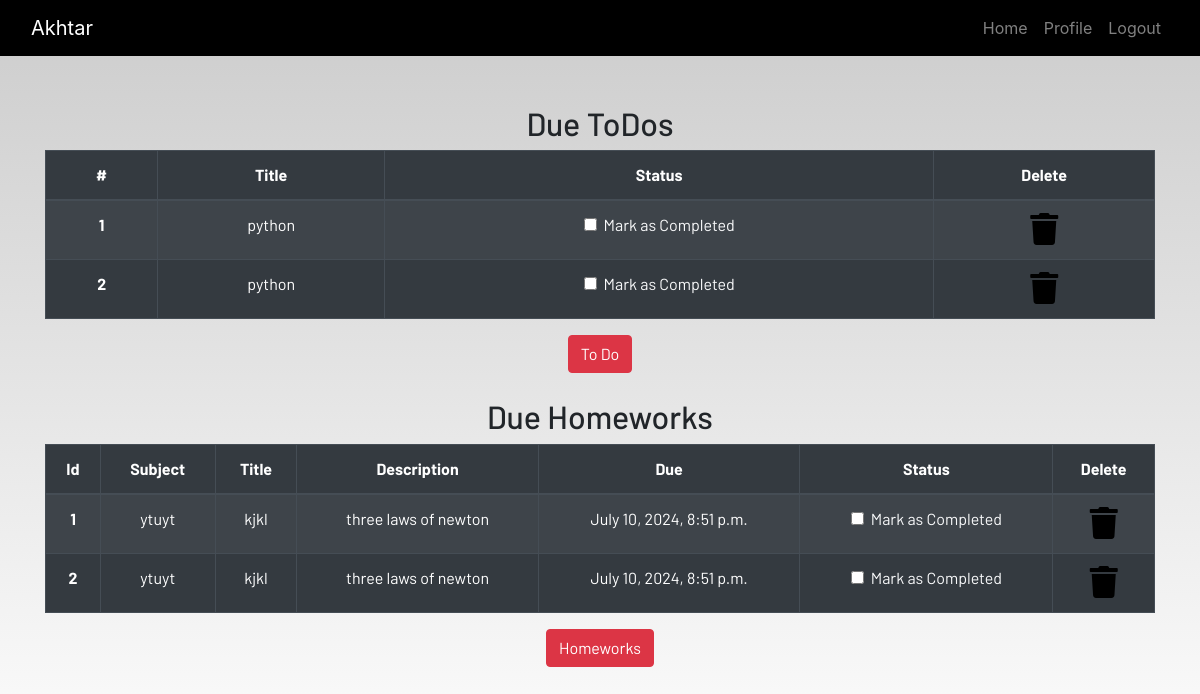
/profile/ (signed in), run on the app's committed database.
### dash/models.py (models this page shows)
class Todo(models.Model):
    user=models.ForeignKey(User,on_delete=models.CASCADE)
    title=models.CharField(max_length=128)
    status=models.BooleanField(default=False)
    class Meta:
        verbose_name="todo"
        verbose_name_plural="todo"

class Homework(models.Model):
    user=models.ForeignKey(User, on_delete=models.CASCADE)
    subject=models.CharField(max_length=28)
    title=models.CharField(max_length=128)
    discription=models.CharField(max_length=128)
    due=models.DateTimeField(auto_now_add=True)
    status=models.BooleanField(default=False)

### dash/views.py (the view)
# urls.py: path('profile/', views.profile,name='profile'),
def profile(request):
    list=Todo.objects.filter(user=request.user)
    if len(list) == 0:
        todo_done = True
    else:
        todo_done= False
    fm=Homework.objects.filter(user=request.user)
    if len(fm) == 0:
        work_done = True
    else:
        work_done =False
    return  render(request,'dash/profile.html',{'list':list,'todo_done':todo_done,'fm':fm,'work_done':work_done})

### dash/templates/dash/profile.html
{% extends 'dash/base.html' %} {% load static %} {% block content %}
<section class="text-center">
    <div class="container">
        {% if not todo_done %}
        <h2>Due ToDos</h2>
        <table class="table table-striped table-bordered table-hover table-dark">
            <thead>
                <tr>
                    <th scope="col">#</th>
                    <th scope="col">Title</th>
                    <th scope="col">Status</th>
                    <th scope="col">Delete</th>
                </tr>
            </thead>
            <tbody>
                {% for l in list %}
                <tr>
                    <th scope="row">{{forloop.counter}}</th>
                    <td>{{l.title}}</td>
                    <td>
                        <a href="#">
                            <div class="form-check">
                                {% if l.status == True %}
                                <input class="form-check-input" type="checkbox" value="" checked />
                                {% else %}
                                <input class="form-check-input" type="checkbox" value="" />
                                {% endif %}
                                <label class="form-check-label text-light" for="flexCheckDefault">
                                    Mark as Completed
                                </label>
                            </div>
                        </a>
                    </td>
                    <td>
                        <a href="#"><i class="fa fa-trash fa-2x"></i></a>
                    </td>
                </tr>
                {% endfor %}
            </tbody>
        </table>
        {% else %}
        <h4>All To dos are completed!!!!</h4>
        {% endif %}
        <a href="{% url 'todo' %}" class="btn btn-danger">To Do</a>
        <br /><br />
        {% if not work_done %}
        <h2>Due Homeworks</h2>
        <table class="table table-striped table-bordered table-hover table-dark">
            <thead>
                <tr>
                    <th scope="col">Id</th>
                    <th scope="col">Subject</th>
                    <th scope="col">Title</th>
                    <th scope="col">Description</th>
                    <th scope="col">Due</th>
                    <th scope="col">Status</th>
                    <th scope="col">Delete</th>
                </tr>
            </thead>
            <tbody>
                {% for f in fm %}
                <tr>
                    <th scope="row">{{forloop.counter}}</th>
                    <td>{{f.subject}}</td>
                    <td>{{f.title}}</td>
                    <td>{{f.discription}}</td>
                    <td>{{f.due}}</td>
                    <td>
                        <a href="#">
                            <div class="form-check">
                                {% if f.status == True %}
                                <input class="form-check-input" type="checkbox" value="" checked />
                                {% else %}
                                <input class="form-check-input" type="checkbox" value="" />
                                {% endif %}
                                <label class="form-check-label text-light" for="flexCheckDefault">
                                    Mark as Completed
                                </label>
                            </div>
                        </a>
                    </td>
                    <td>
                        <a href="#"><i class="fa fa-trash fa-2x"></i></a>
                    </td>
                    {% endfor %}
                </tr>
            </tbody>
        </table>
        {% else %}
        <h4>All To homeworks are completed!!!!</h4>
        {% endif %}
        <a href="{% url 'homework' %}" class="btn btn-danger">Homeworks</a>
    </div>
</section>
{% endblock content %}

### dash/templates/dash/base.html (shortened to what this page needs)
<!DOCTYPE html>
{% load static %}
<html lang="en">
<head>
  <link rel="stylesheet" href="https://stackpath.bootstrapcdn.com/bootstrap/4.3.1/css/bootstrap.min.css"
 />
  <link rel="stylesheet" href="https://use.fontawesome.com/releases/v5.7.2/css/all.css"
 />
  <link rel="stylesheet" href="{% static 'css/main.css' %}" />
</head>
<body>
  <header>
    <nav class="navbar navbar-expand-lg navbar-dark bg-dark">
      <div class="container-fluid">
        {% if request.user.is_authenticated %}
        <a class="navbar-brand" href="#"><span class="text-capitalize">{{request.user}}</span></a>
        {% else %}
        <a class="navbar-brand" href="#">Student Study Portal</a>
        {% endif %}
        <div class="collapse navbar-collapse justify-content-end" id="navbarSupportedContent">
          <ul class="navbar-nav mb-2 mb-lg-0">
            {% if not request.user.is_authenticated %}
            <li class="nav-item">
              <a class="nav-link " aria-current="page" href="{% url 'home' %}">Home</a>
            </li>
            <li class="nav-item">
              <a class="nav-link" href="{% url 'login' %}">Login</a>
            </li>
            <li class="nav-item">
              <a class="nav-link" href="{% url 'register' %}">Register</a>
            </li>
            {% else %}
            <li class="nav-item">
              <a class="nav-link " aria-current="page" href="{% url 'home' %}">Home</a>
            </li>
            <li class="nav-item">
              <a class="nav-link" href="{% url 'profile' %}">Profile</a>
            </li>
            <li class="nav-item">
              <a class="nav-link" href="{% url 'logout' %}">Logout</a>
            </li>
            {% endif %}
          </ul>
        </div>
      </div>
    </nav>
  </header>
  <br /><br />
  <main>
    {% block content %}
    {% endblock content %}
  </main>
</body>
</html>

### dash/static/css/main.css (style rules this page uses)
html { scroll-behavior: smooth; height: 100%; width: 100%; }
main { font-family: Barlow, Quicksand, Rubik, sans-serif, serif, 'Times New Roman', Times, serif !important; }
.navbar { background-color: rgb(0, 0, 0) !important; }
a { text-decoration: none !important; color: black; }
html, body { max-width: 100%; overflow-x: hidden; height: 100%; width: 100%; }
body { background: linear-gradient(rgba(0, 0, 0, 0.2), rgba(255, 255, 255, 0.5)); overflow-x: hidden; background-repeat: no-repeat; }
.fa { color: black; }

### data on the page
Todo: title "python"
Todo: title "python"
Homework: subject "ytuyt", title "kjkl", discription "three laws of newton", due "July 10, 2024, 8:51 p.m."
Homework: subject "ytuyt", title "kjkl", discription "three laws of newton", due "July 10, 2024, 8:51 p.m."

### other printed values
{{ request.user }} "Akhtar"
